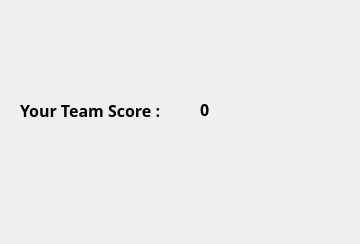
<?xml version="1.0" encoding="UTF-8"?>
<ui version="4.0">
 <class>Dialog</class>
 <widget class="QDialog" name="Dialog">
  <property name="geometry">
   <rect>
    <x>0</x>
    <y>0</y>
    <width>360</width>
    <height>244</height>
   </rect>
  </property>
  <property name="windowTitle">
   <string>Dialog</string>
  </property>
  <widget class="QLabel" name="label">
   <property name="geometry">
    <rect>
     <x>20</x>
     <y>90</y>
     <width>201</width>
     <height>41</height>
    </rect>
   </property>
   <property name="font">
    <font>
     <family>Segoe Script</family>
     <pointsize>12</pointsize>
     <weight>75</weight>
     <bold>true</bold>
    </font>
   </property>
   <property name="text">
    <string>Your Team Score :</string>
   </property>
  </widget>
  <widget class="QLabel" name="finalscore">
   <property name="geometry">
    <rect>
     <x>200</x>
     <y>89</y>
     <width>51</width>
     <height>41</height>
    </rect>
   </property>
   <property name="font">
    <font>
     <family>Rockwell</family>
     <pointsize>12</pointsize>
     <weight>75</weight>
     <italic>false</italic>
     <bold>true</bold>
    </font>
   </property>
   <property name="text">
    <string>0</string>
   </property>
  </widget>
 </widget>
 <resources/>
 <connections/>
</ui>
